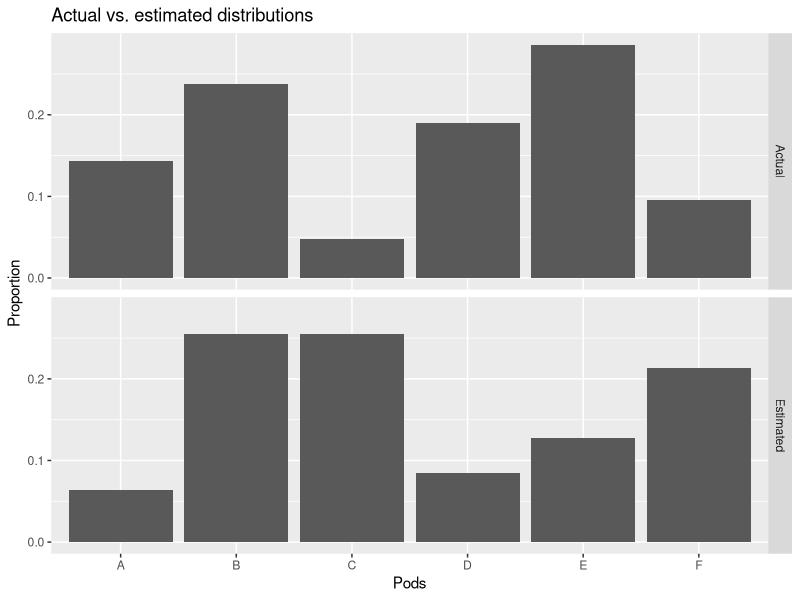

This figure's R source:
## ---- chunk 1
library(tidyverse)
## ---- chunk 2
# Enter results below with one vector
# for each participant.

results <-
   c(2, 5, 8, 3, 5, 7) +
   c(1, 7, 4, 1, 1, 3)

results
## ---- chunk 3
pods <- LETTERS[1:6]
pod_values <- c(3, 5, 1, 4, 6, 2)
scaled_pod_values <- pod_values/sum(pod_values)
scaled_results <- results/sum(results)
df_actual <- tibble(pods,
                    values = scaled_pod_values,
                    which = "Actual")
df_estimated <- tibble(pods,
                       values = scaled_results,
                       which = "Estimated")
df_final <- bind_rows(df_actual, df_estimated)
df_final
## ---- chunk 4
ggplot(df_final, aes(y = values, x = pods)) +
    geom_col() +
    facet_grid(which ~ .) +
    labs(title = "Actual vs. estimated distributions",
         y = "Proportion",
         x = "Pods")
